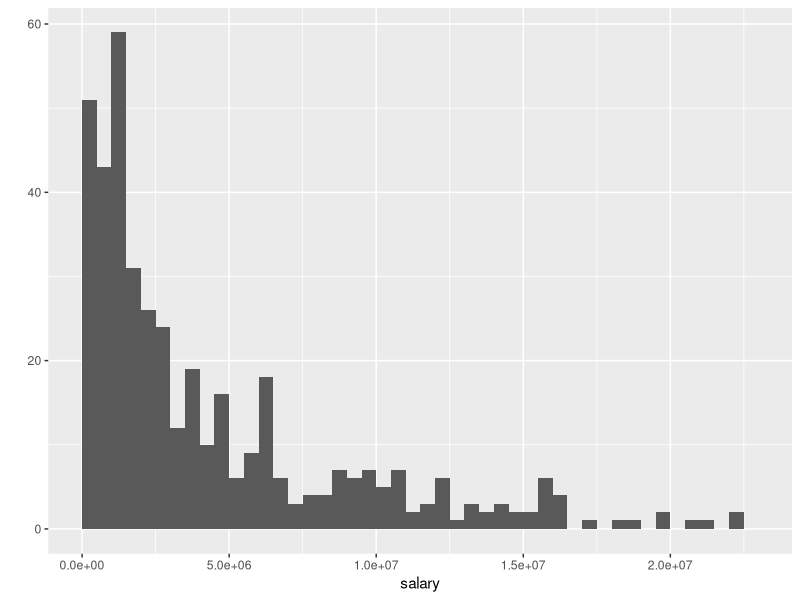
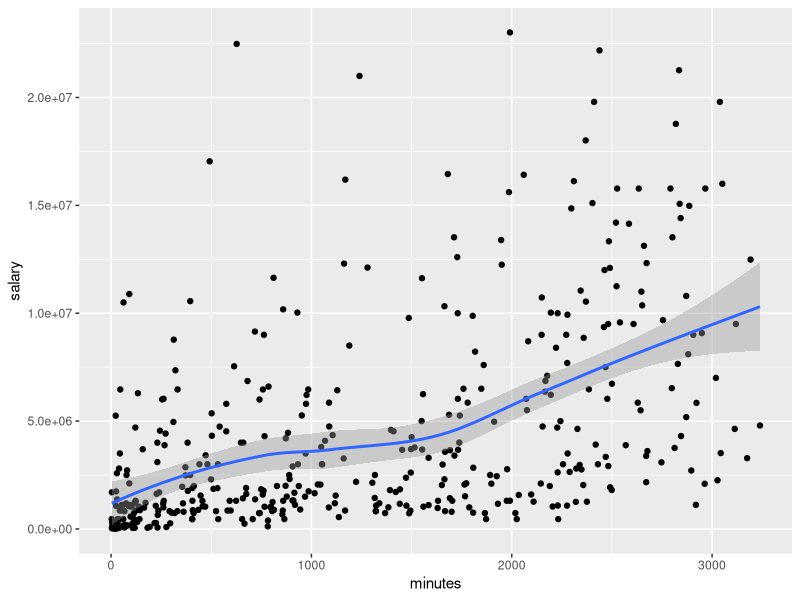
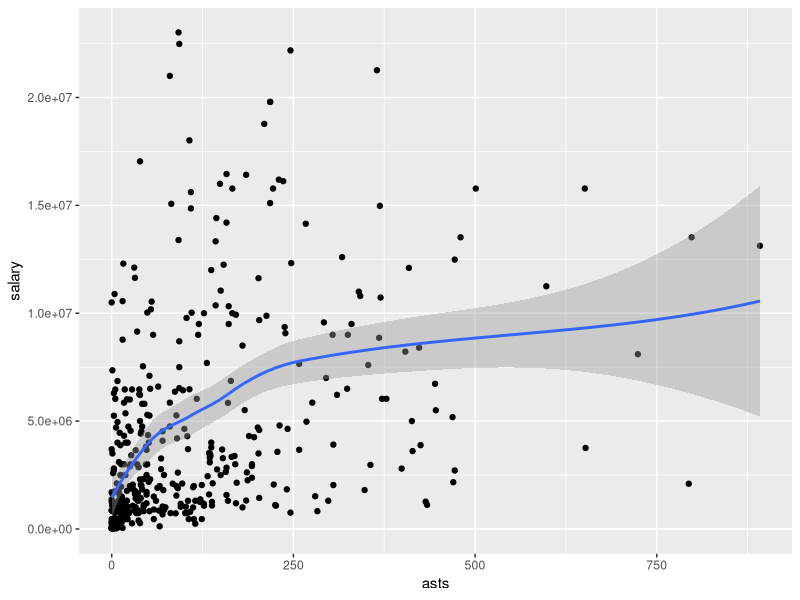
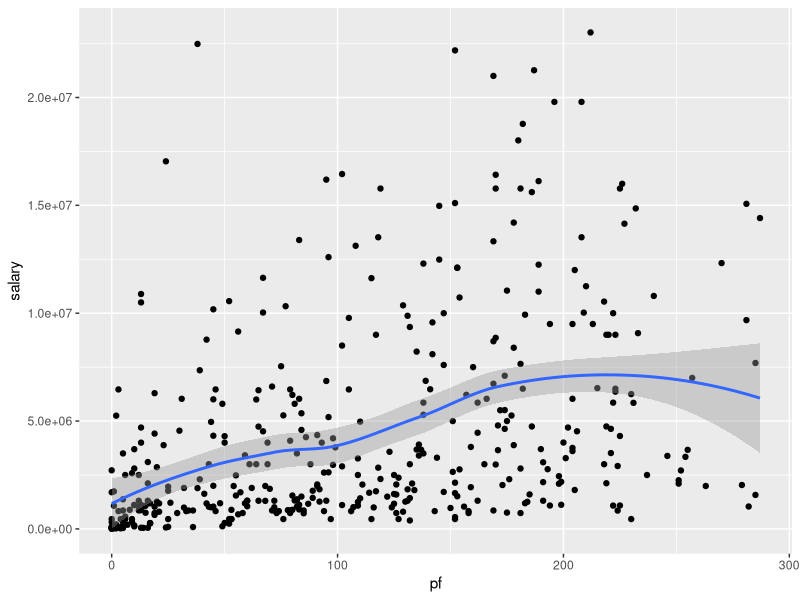
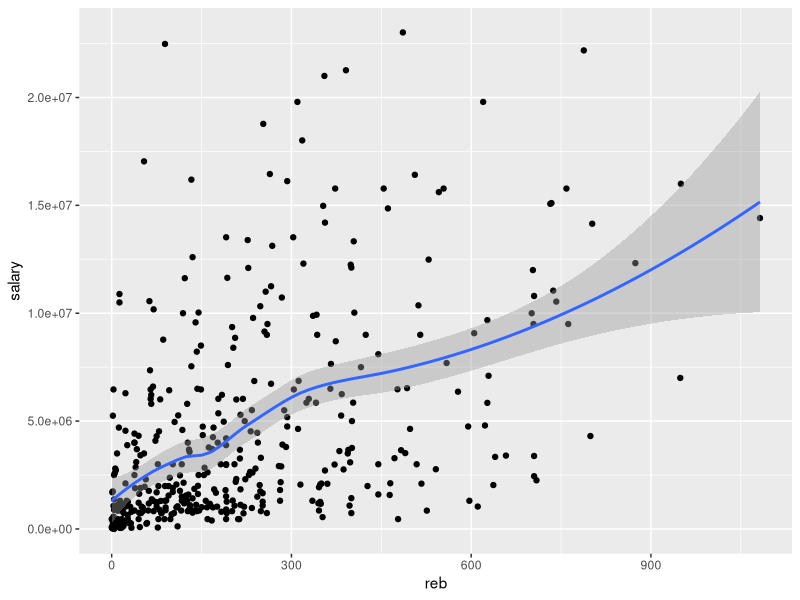
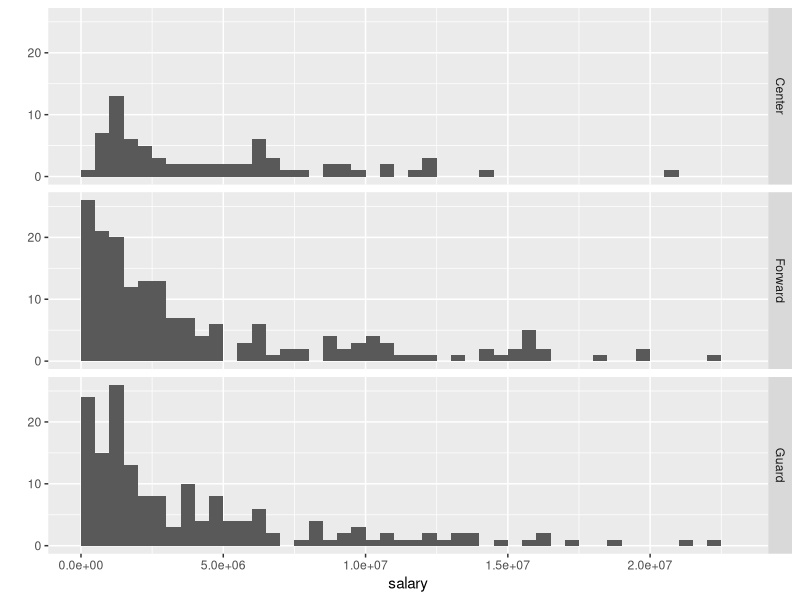
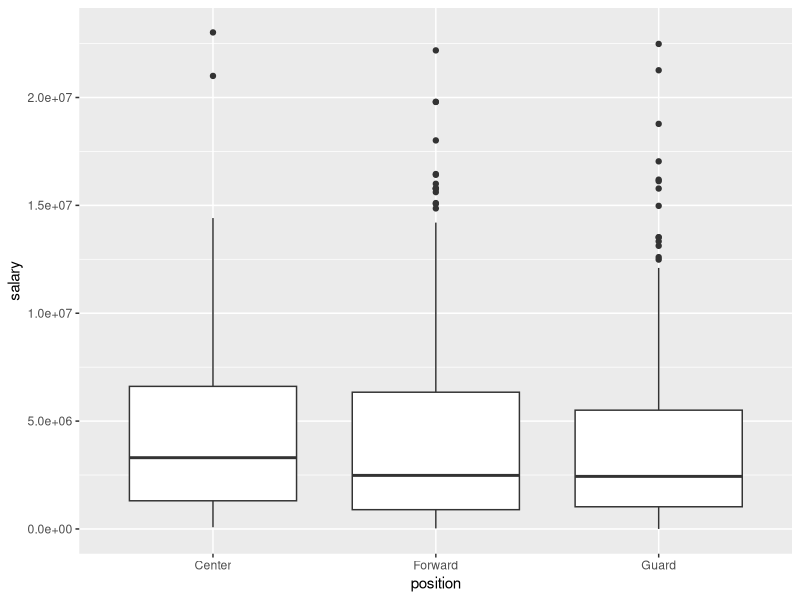
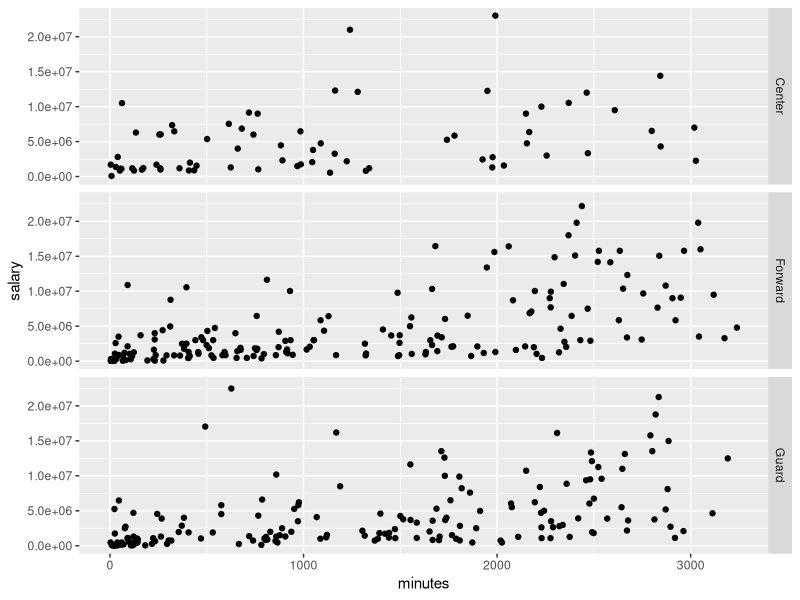

The R script that drew these images, in order:
 #Load  data, the 'bb-2009-all-correct TOT calculated.csv' is the one no duplicats, just 408 observation with 2 players have two position in total
NBA<-read.csv('bb-2009-all-correct.csv')

#Generate_Statistics
fgprct<-NBA$fgm/NBA$fga
ftprct<-NBA$ftm/NBA$fga
tpprct<-NBA$tpm/NBA$tpa

#Summary
summary(NBA)


library(ggplot2)
## get started with tons of plots and tables...
qplot(NBA$salary,data=NBA,geom="histogram",xlab="salary",breaks=seq(0,23000000,500000))
qplot(minutes, salary, data = NBA, geom = c('point', 'smooth'))
qplot(asts, salary, data = NBA, geom = c('point', 'smooth'))
qplot(pf, salary, data = NBA, geom = c('point', 'smooth'))
qplot(reb, salary, data = NBA, geom = c('point', 'smooth'))

## Plots by position
qplot(NBA$salary,data=NBA,geom="histogram",xlab="salary",breaks=seq(0,23000000,500000),facets = position~.)
qplot(position, salary,data=NBA,geom="boxplot")
qplot(minutes, salary, data = NBA,facets = position~.)
qplot(asts, salary, data = NBA,facets = position~.)
qplot(reb, salary, data = NBA, facets = position~.)

## plots by team
qplot(minutes, salary, data = NBA, geom = c('point', 'smooth'), facets=~team)
qplot(pts, salary, data = NBA, geom = c('point', 'smooth'), facets=~team)
qplot(fgm/fga, salary, data = NBA, geom = c('point', 'smooth'), facets=~team)
qplot(reb, salary, data = NBA, geom = c('point', 'smooth'), facets=~team)



# Regreession
NBA_allfit <- lm(salary~gp+minutes+pts+oreb+dreb+reb+asts+stl+blk+turnover+pf+fga+fgm+fta+ftm+tpa+tpm,data=NBA)
summary(NBA_allfit)

NBA_rebfit <- lm(salary~minutes,data=NBA)
summary(NBA_rebfit)

NBA_tpmfit <- lm(salary~asts,data=NBA)
summary(NBA_tpmfit)

NBA_6fit <- lm(salary~minutes+gp+oreb+dreb+asts+stl+turnover,data=NBA)
summary(NBA_6fit)

# model searching
